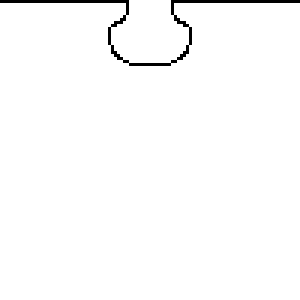
#> input picture images/top_out.png, 100 x 100 px (shown 3 times larger); the run also reads 1 picture not shown here
$ python puzzle.py
#> lines starting #> are read from the running program, lines starting #| are printed output that depends on the picture
#> the answer given: images/top_out.png
#> the answer given: 3
#> the answer given: 3
import random
import PIL
import PIL.Image
import PIL.ImageDraw


# PuzzlePieceSide enum
def PuzzlePieceSide(enum):
    switch = {
        0: "in",
        1: "out",
        2: "none",
    }
    return switch.get(enum, "Invalid enum")


# PuzzlePiece class
class PuzzlePiece:
    def __init__(self, top, right, bottom, left):
        self.top = top
        self.right = right
        self.bottom = bottom
        self.left = left

    def __str__(self):
        s = "t: " + PuzzlePieceSide(self.top) + ", right: " + PuzzlePieceSide(self.right) + ", bottom: " + PuzzlePieceSide(self.bottom) + ", left: " + PuzzlePieceSide(self.left)
        return s


# Puzzle class
class Puzzle:
    def __init__(self, width, height, image=None, piece_side_images=None):
        self.width = width
        self.height = height
        self.pieces = []
        self.image = image
        if piece_side_images is None:
            self.piece_side_images = {
                1: "images/top_out.png",
                # 2: "images/right_out.png",
                # 3: "images/bottom_out.png",
                # 4: "images/left_out.png",
                5: "images/none.png",
            }
        else:
            self.piece_side_images = piece_side_images

    def blank(self):
        for _ in range(self.width * self.height):
            self.pieces.append(PuzzlePiece(2, 2, 2, 2))

    def generate(self):
        for i in range(self.width * self.height):
            if (i % self.width == 0):
                self.pieces[i].left = 2
            else:
                is_1_or_0 = random.randint(0, 1)
                self.pieces[i].left = is_1_or_0
                if (is_1_or_0 == 1):
                    self.pieces[i - 1].right = 0
                elif (is_1_or_0 == 0):
                    self.pieces[i - 1].right = 1

            if (i < self.width):
                self.pieces[i].top = 2
            else:
                is_1_or_0 = random.randint(0, 1)
                self.pieces[i].top = is_1_or_0
                if (is_1_or_0 == 1):
                    self.pieces[i - self.width].bottom = 0
                elif (is_1_or_0 == 0):
                    self.pieces[i - self.width].bottom = 1

            if (i % self.width == self.width - 1):
                self.pieces[i].right = 2
            else:
                is_1_or_0 = random.randint(0, 1)
                self.pieces[i].right = is_1_or_0
                if (is_1_or_0 == 1):
                    self.pieces[i + 1].left = 0
                elif (is_1_or_0 == 0):
                    self.pieces[i + 1].left = 1

            if (i >= self.width * (self.height - 1)):
                self.pieces[i].bottom = 2
            else:
                is_1_or_0 = random.randint(0, 1)
                self.pieces[i].bottom = is_1_or_0
                if (is_1_or_0 == 1):
                    self.pieces[i + self.width].top = 0
                elif (is_1_or_0 == 0):
                    self.pieces[i + self.width].top = 1

    def print(self):
        for i in range(self.height):
            for j in range(self.width):
                print(self.pieces[i * self.width + j], end=" ")
            print()

    def print_image(self):
        # Create a new image

        new_image = PIL.Image.new("RGBA", (self.width * 100, self.height * 100), (0, 0, 0, 0))
#> new_image: PIL image 300x300 RGBA; every value is 0

        # Add the image to the new image
        if self.image is not None:
            image = PIL.Image.open(self.image)
#> image is the input picture: PIL image 100x100 RGBA; mean R, G, B, A 0, 0, 0, 4
            image = image.resize((self.width * 100, self.height * 100))
#> image: PIL image 300x300 RGBA
            new_image.paste(image, (0, 0))

        for i in range(self.height):
            for j in range(self.width):

                active = self.pieces[i * self.width + j]
                if active.top == 1:
                    top_image = PIL.Image.open(self.piece_side_images[1])
                else:
                    top_image = PIL.Image.open(self.piece_side_images[5])

                if active.right == 1:
                    right_image = PIL.Image.open(self.piece_side_images[1])
                    right_image = right_image.rotate(270)
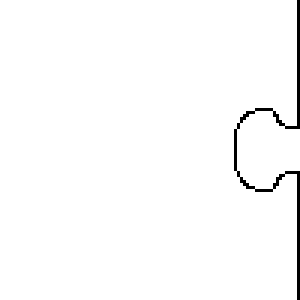
#> right_image: PIL image 100x100 RGBA (shown 3 times larger); mean R, G, B, A 0, 0, 0, 4; transparent parts drawn white
                else:
                    right_image = PIL.Image.open(self.piece_side_images[5])

                if active.bottom == 1:
                    bottom_image = PIL.Image.open(self.piece_side_images[1])
                    bottom_image = bottom_image.rotate(180)
                else:
                    bottom_image = PIL.Image.open(self.piece_side_images[5])

                if active.left == 1:
                    left_image = PIL.Image.open(self.piece_side_images[1])
                    left_image = left_image.rotate(90)
                else:
                    left_image = PIL.Image.open(self.piece_side_images[5])


                #   Add the side image to the new image
                new_image.paste(top_image, (j * 100, i * 100), top_image)
                new_image.paste(right_image, (j * 100, i * 100), right_image)
                new_image.paste(bottom_image, (j * 100, i * 100), bottom_image)
                new_image.paste(left_image, (j * 100, i * 100), left_image)

        # Save the image
        new_image.save("images/puzzle.png")
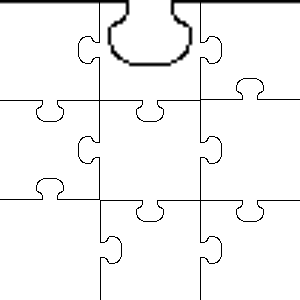
#> saved as puzzle.png: PIL image 300x300 RGBA; mean R, G, B, A 0, 0, 0, 9.4; transparent parts drawn white


# Main
if __name__ == "__main__":
    print("Puzzle")
    print("------")

    image = input("Image path: ")
    cols = int(input("Columns: "))
    rows = int(input("Rows: "))

    puzzle = Puzzle(cols, rows, image)
    puzzle.blank()
    puzzle.generate()
    puzzle.print_image()
